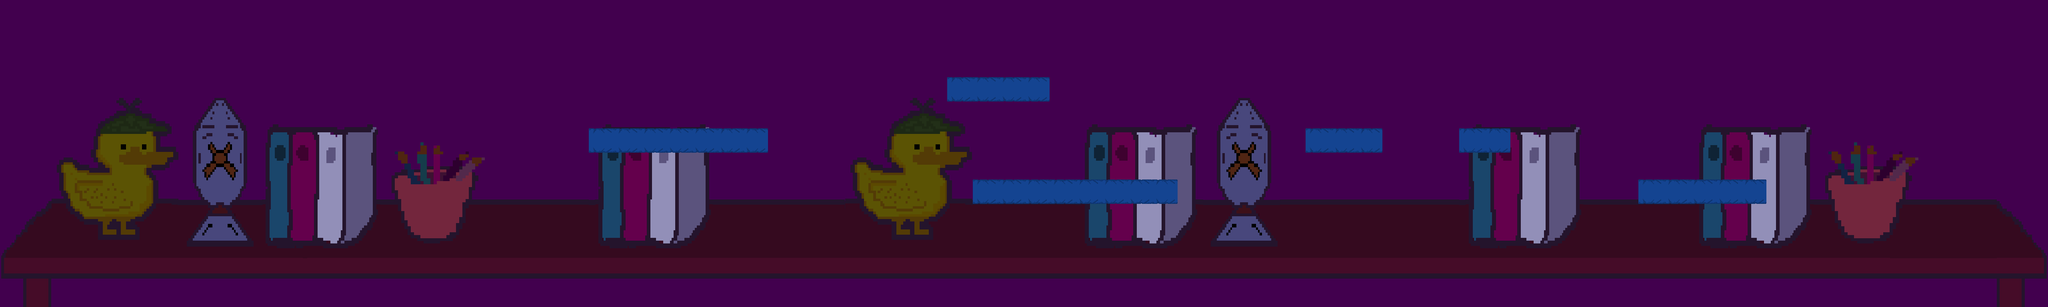

A 2D game scene composited from a Tiled map and its tileset images. What follows is a short description and the map's XML, with each tile layer's data collapsed to a summary:
An orthogonal 80x12 tile map with 64x64 px tiles, 3 tile layers (background, platform, almohadas), 1 hidden layer not drawn, 3 tilesets and 19 objects (6x obstacles, 5x spike, 3x chocolate, 2x sofa, player, ...).

<map version="1.8" tiledversion="1.8.5" orientation="orthogonal" renderorder="right-down" width="80" height="12" tilewidth="64" tileheight="64" infinite="0" nextlayerid="7" nextobjectid="45">
 <editorsettings>
  <export target="runner.json" format="json" />
 </editorsettings>
 <tileset firstgid="1" name="ground" tilewidth="64" tileheight="64" tilecount="1" columns="1">
  <image source="../ground.png" width="64" height="64" />
  <tile id="0">
   <properties>
    <property name="collides" type="bool" value="false" />
   </properties>
  </tile>
 </tileset>
 <tileset firstgid="2" name="runner-map" tilewidth="64" tileheight="64" tilecount="240" columns="20">
  <image source="../runner/runner-map.png" width="1280" height="768" />
  <tile id="200">
   <properties>
    <property name="collides" type="bool" value="true" />
   </properties>
  </tile>
  <tile id="201">
   <properties>
    <property name="collides" type="bool" value="true" />
   </properties>
  </tile>
  <tile id="202">
   <properties>
    <property name="collides" type="bool" value="true" />
   </properties>
  </tile>
  <tile id="203">
   <properties>
    <property name="collides" type="bool" value="true" />
   </properties>
  </tile>
  <tile id="204">
   <properties>
    <property name="collides" type="bool" value="true" />
   </properties>
  </tile>
  <tile id="205">
   <properties>
    <property name="collides" type="bool" value="true" />
   </properties>
  </tile>
  <tile id="206">
   <properties>
    <property name="collides" type="bool" value="true" />
   </properties>
  </tile>
  <tile id="207">
   <properties>
    <property name="collides" type="bool" value="true" />
   </properties>
  </tile>
  <tile id="208">
   <properties>
    <property name="collides" type="bool" value="true" />
   </properties>
  </tile>
  <tile id="209">
   <properties>
    <property name="collides" type="bool" value="true" />
   </properties>
  </tile>
  <tile id="210">
   <properties>
    <property name="collides" type="bool" value="true" />
   </properties>
  </tile>
  <tile id="211">
   <properties>
    <property name="collides" type="bool" value="true" />
   </properties>
  </tile>
  <tile id="212">
   <properties>
    <property name="collides" type="bool" value="true" />
   </properties>
  </tile>
  <tile id="213">
   <properties>
    <property name="collides" type="bool" value="true" />
   </properties>
  </tile>
  <tile id="214">
   <properties>
    <property name="collides" type="bool" value="true" />
   </properties>
  </tile>
  <tile id="215">
   <properties>
    <property name="collides" type="bool" value="true" />
   </properties>
  </tile>
  <tile id="216">
   <properties>
    <property name="collides" type="bool" value="true" />
   </properties>
  </tile>
  <tile id="217">
   <properties>
    <property name="collides" type="bool" value="true" />
   </properties>
  </tile>
  <tile id="218">
   <properties>
    <property name="collides" type="bool" value="true" />
   </properties>
  </tile>
  <tile id="219">
   <properties>
    <property name="collides" type="bool" value="true" />
   </properties>
  </tile>
 </tileset>
 <tileset firstgid="242" name="almohada" tilewidth="64" tileheight="64" tilecount="2" columns="2">
  <image source="../runner/almohada.png" width="128" height="64" />
  <tile id="0">
   <properties>
    <property name="collides" type="bool" value="true" />
   </properties>
  </tile>
  <tile id="1">
   <properties>
    <property name="collides" type="bool" value="true" />
   </properties>
  </tile>
 </tileset>
 <layer id="1" name="ground" width="80" height="12" visible="0" locked="1">
  <data>[960 cells, 106 non-empty, 1 distinct tile ids]</data>
 </layer>
 <layer id="4" name="background" width="80" height="12">
  <data>[960 cells, 960 non-empty, 222 distinct tile ids]</data>
 </layer>
 <layer id="5" name="platform" width="80" height="12">
  <data>[960 cells, 80 non-empty, 16 distinct tile ids]</data>
 </layer>
 <layer id="6" name="almohadas" width="80" height="12">
  <data>[960 cells, 29 non-empty, 1 distinct tile ids]</data>
 </layer>
 <objectgroup id="2" name="objects">
  <object id="3" name="player" x="102" y="576">
   <point />
  </object>
  <object id="4" name="enemy" x="20.6667" y="52.6667">
   <point />
  </object>
  <object id="15" type="obstacles" x="798" y="364.667">
   <point />
  </object>
  <object id="18" type="obstacles" x="1358" y="320.666">
   <point />
  </object>
  <object id="19" type="obstacles" x="2081.33" y="580">
   <point />
  </object>
  <object id="20" type="obstacles" x="2216" y="253.333">
   <point />
  </object>
  <object id="21" type="obstacles" x="3038.67" y="376.667">
   <point />
  </object>
  <object id="22" type="obstacles" x="3515.33" y="401.333">
   <point />
  </object>
  <object id="25" type="spike" x="3296" y="614">
   <point />
  </object>
  <object id="26" type="spike" x="4192" y="428">
   <point />
  </object>
  <object id="30" type="sofa" x="1894" y="302">
   <point />
  </object>
  <object id="31" type="sofa" x="1249.33" y="620">
   <point />
  </object>
  <object id="32" type="spike" x="3870" y="616">
   <point />
  </object>
  <object id="33" type="spike" x="990" y="608.667">
   <point />
  </object>
  <object id="37" name="chocolate" x="2702" y="388">
   <point />
  </object>
  <object id="39" name="chocolate" x="3368" y="284">
   <point />
  </object>
  <object id="41" type="spike" x="544" y="608">
   <point />
  </object>
  <object id="42" name="chocolate" x="380" y="596">
   <point />
  </object>
  <object id="43" name="star" x="4948" y="584">
   <point />
  </object>
 </objectgroup>
</map>